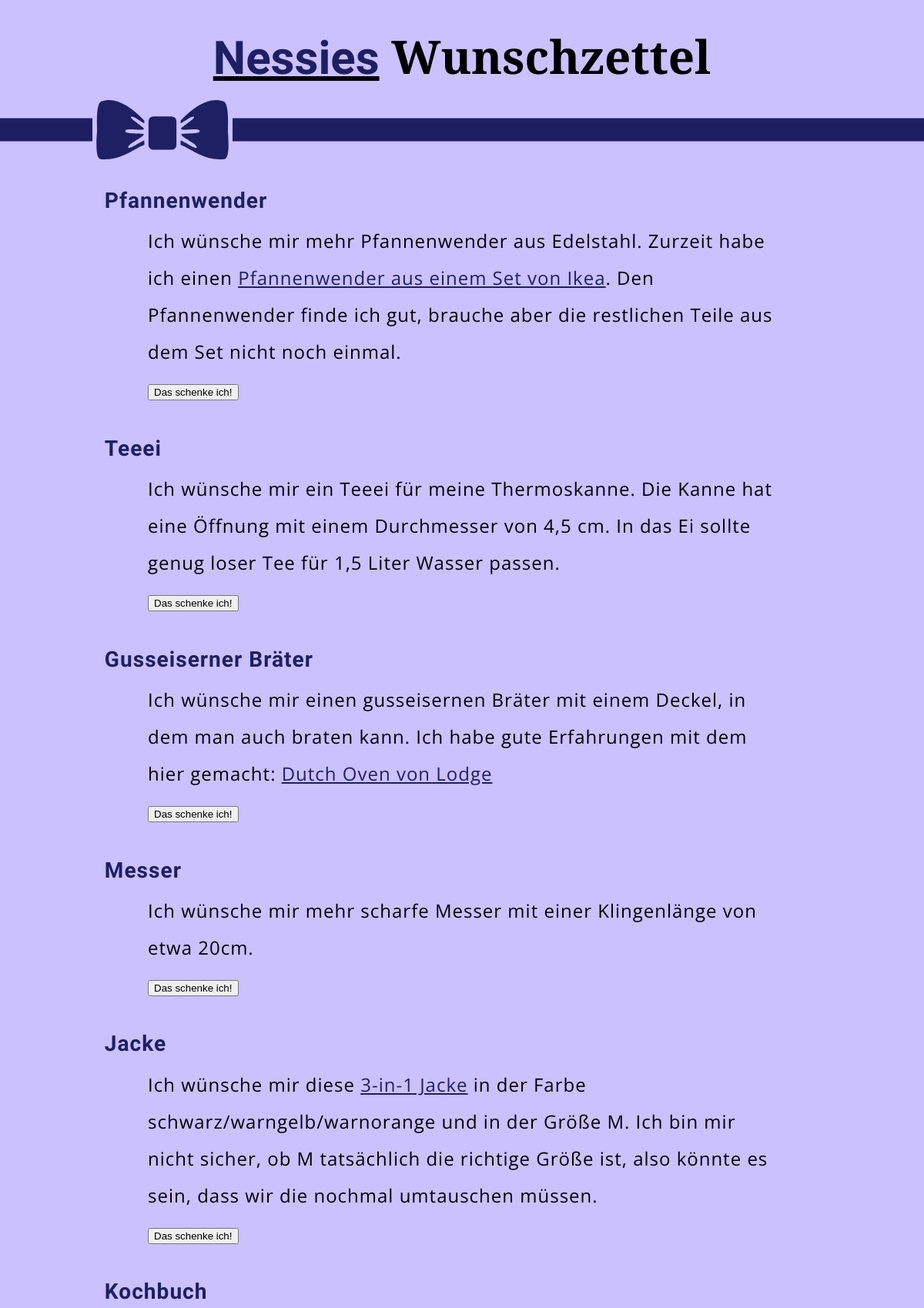
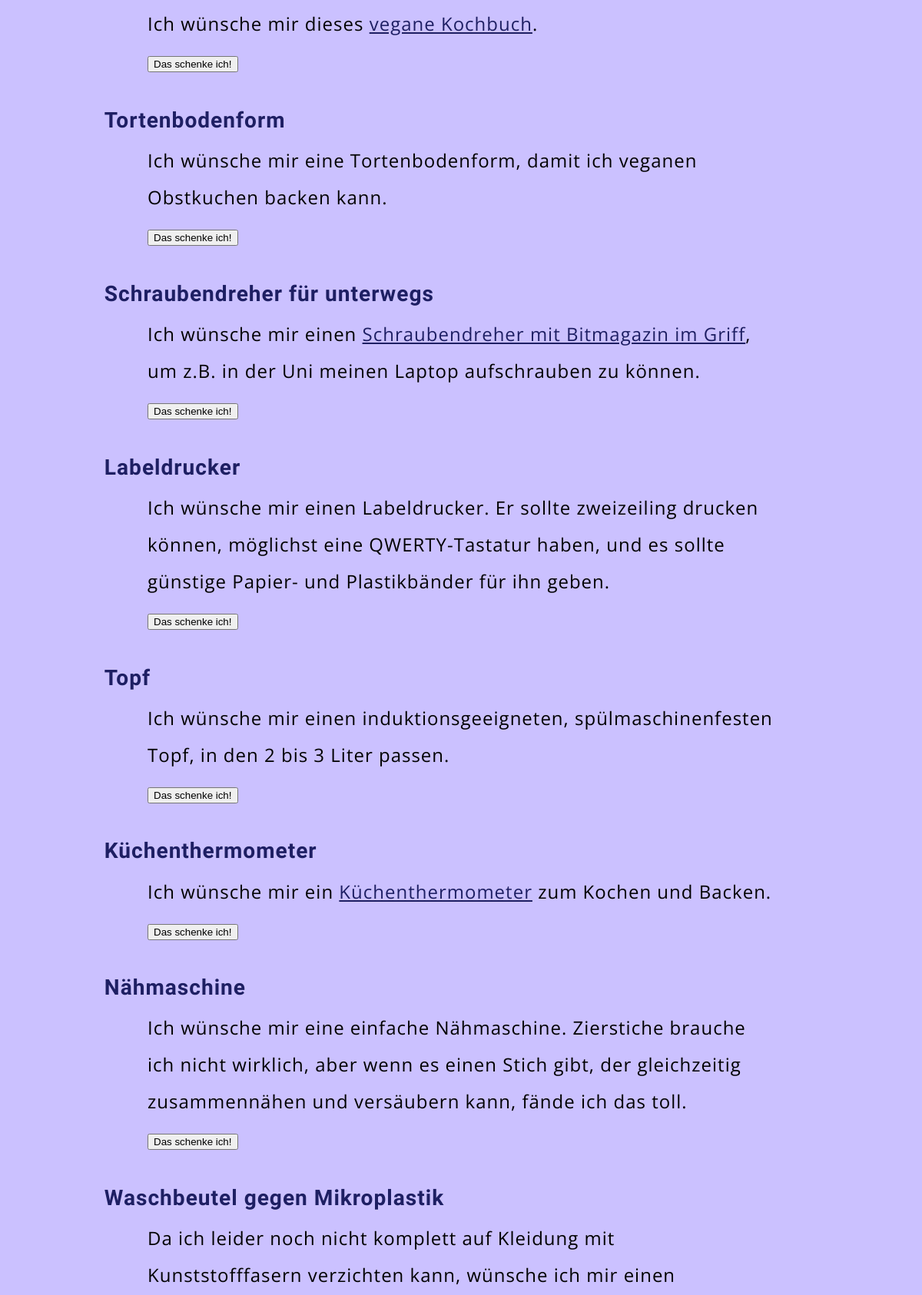
The app's page /wishlist/ (upper part) with its own data (2 pictures, top to bottom).
### wishlist/models.py (models this page shows, shortened)
class Wish(models.Model):
    title_text = models.CharField(max_length=200)
    description_text = models.TextField()
    importance = models.IntegerField(
        default=3, validators=[MinValueValidator(1), MaxValueValidator(5)])
    bought = models.BooleanField(default=False)
    unbuy_string = models.CharField(max_length=20, unique=True, blank=True, null=True)

### wishlist/views.py (the view)
# urls.py: path('', views.index, name='index'),
def index(request):
    wish_list = Wish.objects.order_by('bought', '-importance')
    context = {
        'wish_list': wish_list,
    }
    return render(request, 'wishlist/index.html', context)

### wishlist/templates/wishlist/index.html (shortened to what this page needs)
<!DOCTYPE html>
{% load static %}
<html lang="de-DE">
<head>
  <link rel="stylesheet" type="text/css" href="{% static 'wishlist/style.css' %}">
</head>
<body>
  <header>
    <h1><em>Nessies</em> Wunsch&shy;zettel</h1>
  </header>
  <div class="ribbon">
    <div class="leftribbon"></div>
    <div class="mainribbon"></div>
    <div class="rightribbon"></div>
  </div>
  <main>
    {% autoescape off %}
    {% if wish_list %}
    {% for wish in wish_list %}
    <article>
        <h3>{{ wish.title_text }}</h3>
        {{ wish.description_text }}
        {% if wish.bought %}
      </del>
      {% else %}
      <form action="{% url 'buy' wish.id %}" method="post">
        <input type="submit" value="Das schenke ich!">
      </form>
      {% endif %}
    </article>
    {% endfor %}
    {% else %}
    <p>Wunschlos glücklich!</p>
    {% endif %}
    {% endautoescape %}
  </main>
</body>
</html>

### wishlist/static/wishlist/style.css (style rules this page uses)
:root { --highlight-color: #1e1f63; --background-color: #cbc1ff; --main-color: black; --del-color: gray; }
html { font-size: 24px; font-family: 'Open Sans', sans-serif; background-color: var(--background-color); color: var(--main-color); }
h1 { font-family: 'Bitter', serif; font-size: 60px; text-align: center; margin: 1ex 3vw 0.5ex; }
h1 em { font-family: 'Kalam', cursive; text-decoration: underline; font-style: normal; color: var(--highlight-color); text-decoration-color: var(--main-color); }
main { font-size: 24px; line-height: 2; letter-spacing: 1px; padding: 0 10vw 20px; max-width: 80em; }
body { margin: 0 auto; }
article { margin: 2ex 0; padding: 0 3em 0; }
article h3 { font-family: 'Kalam', cursive; margin: 0 -2em 0; color: var(--highlight-color); }
a { color: var(--highlight-color); }
.ribbon { margin: 0; padding: 0; display: flex; align-items: center; }
.mainribbon { background-image: url("images/ribbon3.svg"); background-size: contain; width: 14.144581999ex; height: 6ex; }
.leftribbon { background-image: url("images/ribbon-plain.svg"); background-size: contain; width: 10vw; height: 6ex; background-repeat: repeat-x; }
.rightribbon { flex: 1; height: 6ex; background-image: url("images/ribbon-plain.svg"); background-size: contain; background-repeat: repeat-x; }

### records on screen
Wish: title_text "Pfannenwender", description_text "Ich wünsche mir mehr Pfannenwender aus Edelstahl. Zurzeit habe ich einen Pfannenwender aus einem Set von Ikea . Den Pfannenwender finde ich gut, brauche aber die restlichen Teile aus dem Set nicht noch einmal."
Wish: title_text "Teeei", description_text "Ich wünsche mir ein Teeei für meine Thermoskanne. Die Kanne hat eine Öffnung mit einem Durchmesser von 4,5 cm. In das Ei sollte genug loser Tee für 1,5 Liter Wasser passen."
Wish: title_text "Gusseiserner Bräter", description_text "Ich wünsche mir einen gusseisernen Bräter mit einem Deckel, in dem man auch braten kann. Ich habe gute Erfahrungen mit dem hier gemacht: Dutch Oven von Lodge"
Wish: title_text "Messer", description_text "Ich wünsche mir mehr scharfe Messer mit einer Klingenlänge von etwa 20cm."
Wish: title_text "Jacke", description_text "Ich wünsche mir diese 3-in-1 Jacke in der Farbe schwarz/warngelb/warnorange und in der Größe M. Ich bin mir nicht sicher, ob M tatsächlich die richtige Größe ist, also könnte es sein, dass wir die nochmal umtauschen müssen."
Wish: title_text "Kochbuch", description_text "Ich wünsche mir dieses vegane Kochbuch ."
Wish: title_text "Tortenbodenform", description_text "Ich wünsche mir eine Tortenbodenform, damit ich veganen Obstkuchen backen kann."
Wish: title_text "Schraubendreher für unterwegs", description_text "Ich wünsche mir einen Schraubendreher mit Bitmagazin im Griff , um z.B. in der Uni meinen Laptop aufschrauben zu können."
Wish: title_text "Labeldrucker", description_text "Ich wünsche mir einen Labeldrucker. Er sollte zweizeiling drucken können, möglichst eine QWERTY-Tastatur haben, und es sollte günstige Papier- und Plastikbänder für ihn geben."
Wish: title_text "Topf", description_text "Ich wünsche mir einen induktionsgeeigneten, spülmaschinenfesten Topf, in den 2 bis 3 Liter passen."
Wish: title_text "Küchenthermometer", description_text "Ich wünsche mir ein Küchenthermometer zum Kochen und Backen."
Wish: title_text "Nähmaschine", description_text "Ich wünsche mir eine einfache Nähmaschine. Zierstiche brauche ich nicht wirklich, aber wenn es einen Stich gibt, der gleichzeitig zusammennähen und versäubern kann, fände ich das toll."
Wish: title_text "Waschbeutel gegen Mikroplastik", description_text "Da ich leider noch nicht komplett auf Kleidung mit Kunststofffasern verzichten kann, wünsche ich mir einen"
